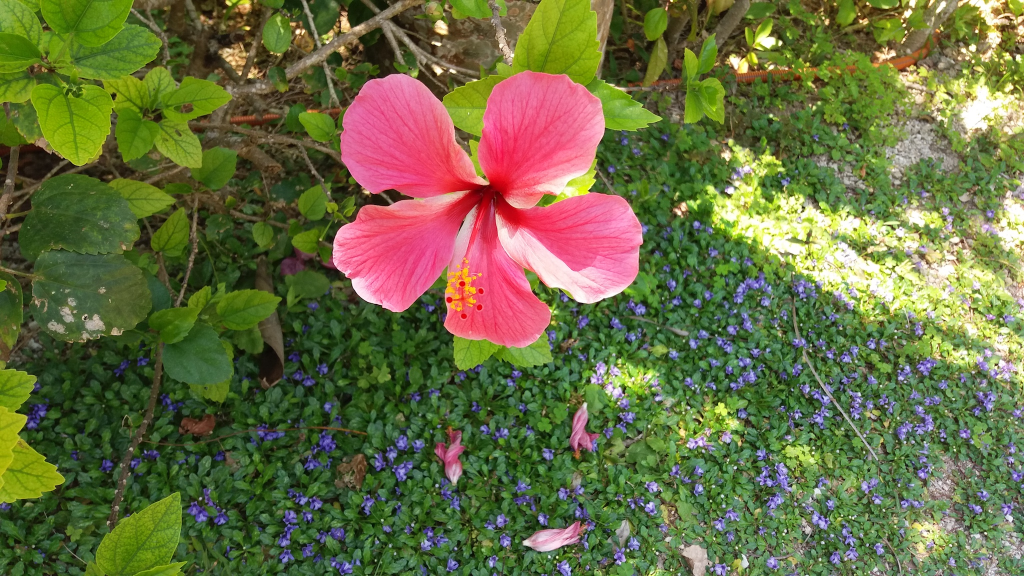
#> input picture deep-learning-master/01-1.ML-image processing/contours/data/flower.jpg, 2048 x 1152 px (shown at 1/2 size)
$ python 01.find-contours.py
#> lines starting #> are read from the running program, lines starting #| are printed output that depends on the picture; after the words box and inside, x2 and y2 are one past the last pixel; in counts of white or black regions, pixels touching at a corner belong together
import cv2
import matplotlib.pyplot as plt

# 이미지 읽어 들이고 크기 변경하기 --- (*1)
img = cv2.imread("data/flower.jpg")
#> img is the input picture: shape (1152, 2048, 3); mean B, G, R 66.5, 109.1, 105.6
img = cv2.resize(img, (300, 169))
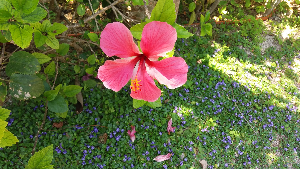
#> img: shape (169, 300, 3); mean B, G, R 66.4, 109, 105.5

# 색공간 변경하기 --- (*2)
gray = cv2.cvtColor(img, cv2.COLOR_BGR2GRAY)
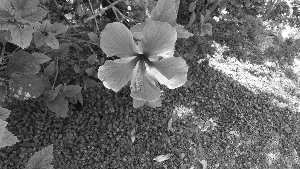
#> gray: shape (169, 300); min 5, max 255, mean 103.1
gray = cv2.GaussianBlur(gray, (7, 7), 0)
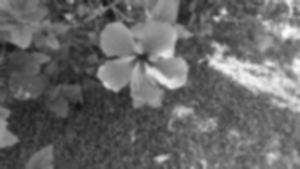
#> gray: shape (169, 300); min 17, max 252, mean 103.1
im2 = cv2.threshold(gray, 140, 240, cv2.THRESH_BINARY_INV)[1]
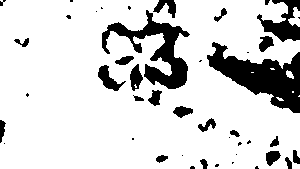
#> im2: shape (169, 300); values 0 (black) and 240 (white), 83.6% white; 44 black regions (22 under 20 px)

# 화면 왼쪽에 변환한 이미지 출력하기 --- (*3)
plt.subplot(1, 2, 1)
plt.imshow(im2, cmap="gray")

# 윤곽 검출하기 --- (*4)
cnts = cv2.findContours(im2,
        cv2.RETR_LIST,
        cv2.CHAIN_APPROX_SIMPLE)[1]
#> cnts = 41 contours, 22 with area under 20; largest, box (x1, y1, x2, y2) and area: (0, 0, 300, 169) 45512, (101, 9, 191, 90) 2473, (97, 64, 127, 92) 338, (129, 63, 144, 92) 250, (258, 35, 275, 53) 180
# 검출한 윤곽 그리기 --- (*5)
for pt in cnts:
    x, y, w, h = cv2.boundingRect(pt)
    # 너무 크거나 너무 작은 부분 제거하기
    if w < 30 or w > 200: continue
    print(x,y,w,h) # 결과 출력하기
    cv2.rectangle(img, (x, y), (x+w, y+h), (0, 255, 0), 2)
#> this loop made 41 passes
#> (x, y, w, h) on passes 1, 2, 4, 6, 8, 9, 10, 12, 13, 14, 15, 16: (214, 163, 6, 5), (231, 161, 4, 4), (155, 154, 14, 10), (265, 150, 17, 17), (237, 141, 6, 6), (246, 139, 6, 6), (131, 137, 4, 4), (269, 135, 11, 13), (229, 129, 12, 9), (197, 117, 20, 16), (172, 105, 22, 14), (276, 97, 8, 4)
#> (pt, x, y, w, h) on passes 3, 5, 7, 11, 18, 19: ([[181, 155], [182, 154], [183, 155], [182, 156]], 181, 154, 3, 3), ([[235, 154], [236, 153], [237, 154], [236, 155]], 235, 153, 3, 3), ([[3, 143], [4, 142], [5, 143], [4, 144]], 3, 142, 3, 3), ([[228, 137], [229, 136], [230, 137], [229, 138]], 228, 136, 3, 3), ([[299, 95], [298, 96], [299, 96]], 298, 95, 2, 2), ([[132, 95], [133, 94], [134, 95], [133, 96]], 132, 94, 3, 3)
#| 97 64 30 28
#| 101 9 90 81
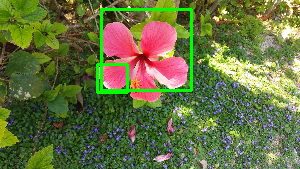
#> img: shape (169, 300, 3); 2.61% of pixels changed, all inside (x1, y1, x2, y2) = (96, 8, 193, 94)

# 화면 오른쪽에 결과 출력하기 --- (*6)
plt.subplot(1, 2, 2)
plt.imshow(cv2.cvtColor(img, cv2.COLOR_BGR2RGB))
plt.savefig("data/find_contours.png", dpi=200)
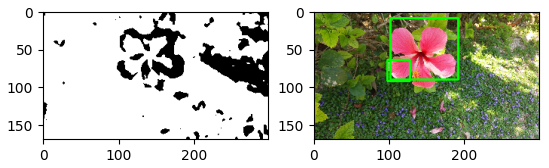
#> figure drawn by matplotlib, 2 panels
plt.show()
